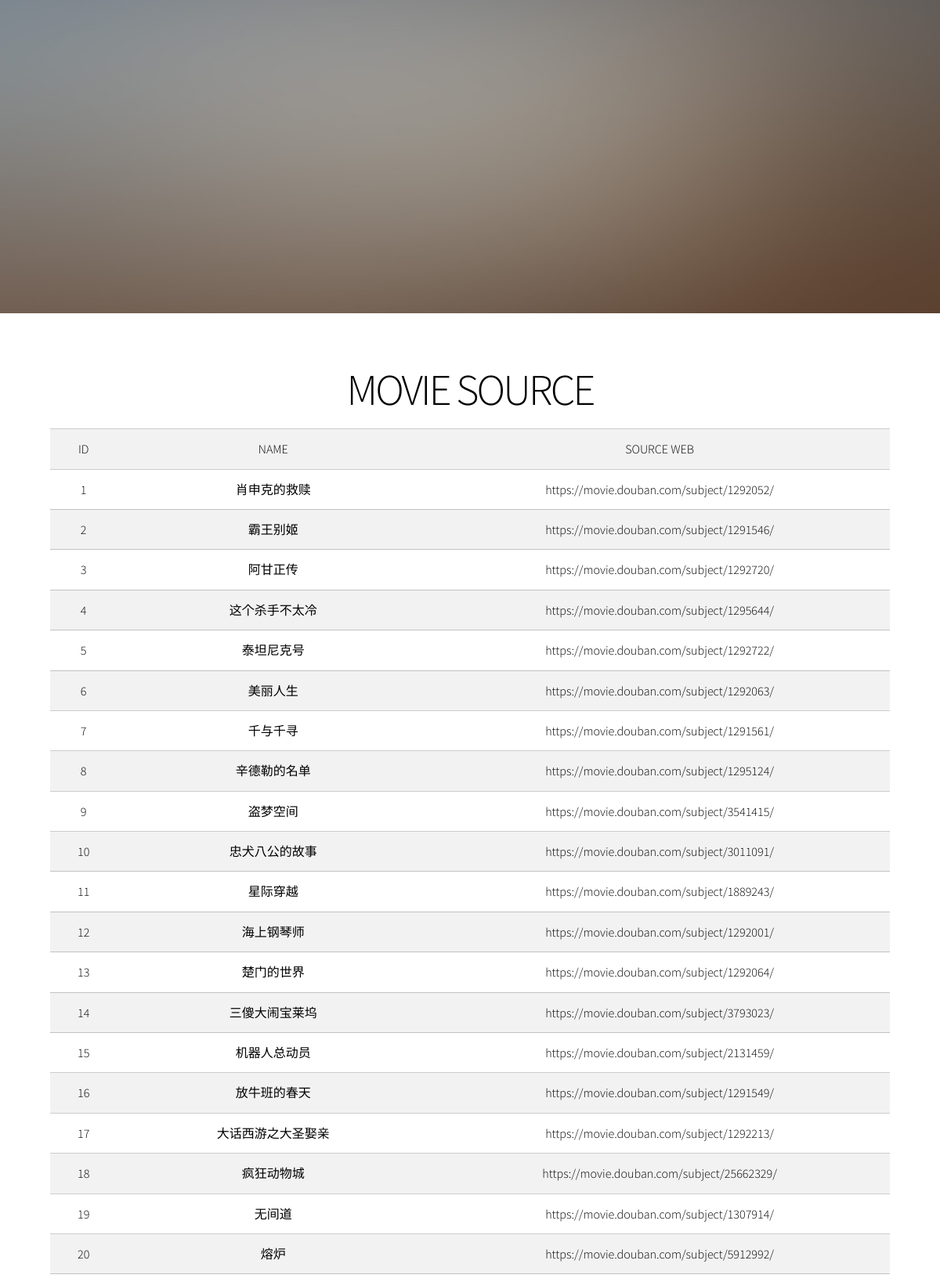
Screenshot of /Movie_Source (upper part) with the database file from the repository.
### tables this page shows
CREATE TABLE data (id INTEGER,name TEXT,nameh TEXT,namef TEXT,detail TEXT,stuff TEXT,num TEXT,score TEXT,quote TEXT,web TEXT);

### flask_spider/app.py (the view)
@app.route('/Movie_Source',methods=["POST","GET"])
def MOVIE_SOURCE():
    con = sqlite3.connect("data.db")
    c = con.cursor()
    sql = "select id,name,web from data"
    data = c.execute(sql)
    return render_template("MOVIE_SOURCE.html",data=data)

### flask_spider/templates/MOVIE_SOURCE.html (shortened to what this page needs)
<!DOCTYPE HTML>
<html>
	<head>
		<link rel="stylesheet" href="static/assets/css/main.css" />
	</head>
	<body class="is-preload">
			<div id="wrapper" class="divided">
					<section class="banner style1 orient-left content-align-left image-position-right fullscreen onload-image-fade-in onload-content-fade-right">
						<div class="content">
							<h1>MOVIE SOURCE</h1>
							<table class="style1">
								<tr>
									<td>ID</td>
									<td>NAME</td>
									<td>SOURCE WEB</td>
								</tr>
								{% for x in data %}
								<tr>
									<td>{{x[0]}}</td>
									<td>{{x[1]}}</td>
									<td>{{x[2]}}</td>
								</tr>
								{% endfor %}
							</table>
						</div>
						<div class="image">
							<img src="static/images/banner.jpg" alt="" />
						</div>
					</section>
			</div>
	</body>
</html>

### rows the page displays
data: id "1", name "肖申克的救赎", web "https://movie.douban.com/subject/1292052/"
data: id "2", name "霸王别姬", web "https://movie.douban.com/subject/1291546/"
data: id "3", name "阿甘正传", web "https://movie.douban.com/subject/1292720/"
data: id "4", name "这个杀手不太冷", web "https://movie.douban.com/subject/1295644/"
data: id "5", name "泰坦尼克号", web "https://movie.douban.com/subject/1292722/"
data: id "6", name "美丽人生", web "https://movie.douban.com/subject/1292063/"
data: id "7", name "千与千寻", web "https://movie.douban.com/subject/1291561/"
data: id "8", name "辛德勒的名单", web "https://movie.douban.com/subject/1295124/"
data: id "9", name "盗梦空间", web "https://movie.douban.com/subject/3541415/"
data: id "10", name "忠犬八公的故事", web "https://movie.douban.com/subject/3011091/"
data: id "11", name "星际穿越", web "https://movie.douban.com/subject/1889243/"
data: id "12", name "海上钢琴师", web "https://movie.douban.com/subject/1292001/"
data: id "13", name "楚门的世界", web "https://movie.douban.com/subject/1292064/"
data: id "14", name "三傻大闹宝莱坞", web "https://movie.douban.com/subject/3793023/"
data: id "15", name "机器人总动员", web "https://movie.douban.com/subject/2131459/"
data: id "16", name "放牛班的春天", web "https://movie.douban.com/subject/1291549/"
data: id "17", name "大话西游之大圣娶亲", web "https://movie.douban.com/subject/1292213/"
data: id "18", name "疯狂动物城", web "https://movie.douban.com/subject/25662329/"
data: id "19", name "无间道", web "https://movie.douban.com/subject/1307914/"
data: id "20", name "熔炉", web "https://movie.douban.com/subject/5912992/"
